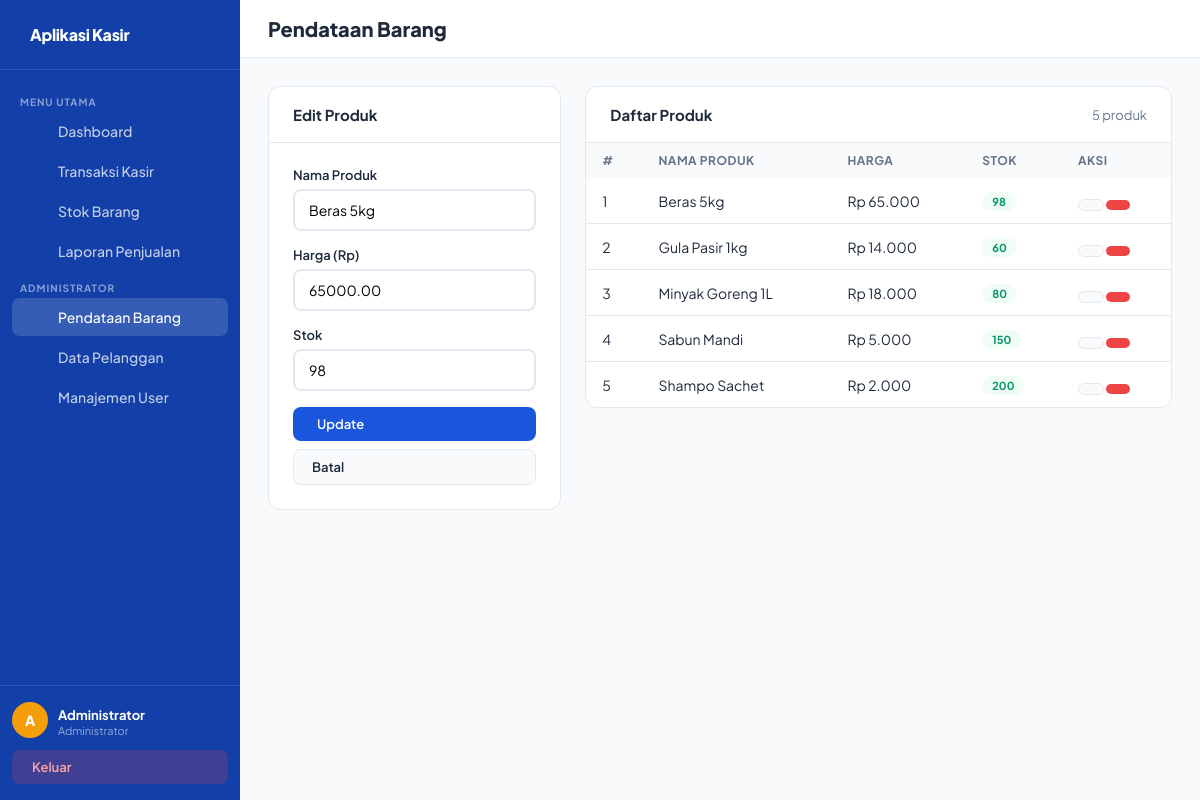
The page /pages/produk.php?edit=1 (signed in) on the database its author committed.
### tables this page shows
CREATE TABLE `produk` (
  `ProdukID` int NOT NULL,
  `NamaProduk` varchar(255) NOT NULL,
  `Harga` decimal(10,2) NOT NULL DEFAULT '0.00',
  `Stok` int NOT NULL DEFAULT '0'
);

### config/database.php (called while the page is built, shortened)
<?php
class Database {
    private static $instance = null;
    private $conn;
    private function __construct() {
        $this->conn = new mysqli(DB_HOST, DB_USER, DB_PASS, DB_NAME);
        $this->conn->set_charset("utf8mb4");
    }
    public static function getInstance(): Database {
        if (!self::$instance) {
            self::$instance = new Database();
        }
        return self::$instance;
    }
    public function getConn(): mysqli {
        return $this->conn;
    }
}

### classes/Produk.php (called while the page is built, shortened)
<?php
require_once __DIR__ . '/../config/database.php';
class Produk {
    private $conn;
    public function __construct() {
        $this->conn = Database::getInstance()->getConn();
    }
    public function getAll(): array {
        $result = $this->conn->query("SELECT * FROM produk ORDER BY NamaProduk");
        return $result->fetch_all(MYSQLI_ASSOC);
    }
    public function getById(int $id): ?array {
        $stmt = $this->conn->prepare("SELECT * FROM produk WHERE ProdukID = ?");
        $stmt->bind_param("i", $id);
        $stmt->execute();
        $row = $stmt->get_result()->fetch_assoc();
        return $row ?: null;
    }
}

### pages/produk.php (the view, shortened to what this page needs)
<?php
require_once '../classes/Produk.php';
$produkObj = new Produk();
$edit = null;
if (isset($_GET['edit'])) {
    $edit = $produkObj->getById((int)$_GET['edit']);
}
$list = $produkObj->getAll();
include '../includes/header.php';
?>
<div class="topbar"><h1><i class="ph-bold ph-tag"></i> Pendataan Barang</h1></div>
<div class="content">
<div style="display:grid;grid-template-columns:1fr 2fr;gap:24px;align-items:start">
  <div class="card">
    <div class="card-header"><h2><?= $edit ? '<i class="ph-bold ph-pencil-simple"></i> Edit Produk' : '<i class="ph-bold ph-plus"></i> Tambah Produk' ?></h2></div>
    <div class="card-body">
    <form method="POST">
      <div class="form-group">
        <label>Nama Produk</label>
        <input type="text" name="nama" class="form-control" required
               value="<?= htmlspecialchars($edit['NamaProduk'] ?? '') ?>">
      </div>
      <div class="form-group">
        <label>Harga (Rp)</label>
        <input type="number" name="harga" class="form-control" min="0" step="100" required
               value="<?= $edit['Harga'] ?? '' ?>">
      </div>
      <div class="form-group">
        <label>Stok</label>
        <input type="number" name="stok" class="form-control" min="0" required
               value="<?= $edit['Stok'] ?? '' ?>">
      </div>
      <?php if ($edit): ?>
        <button name="update" class="btn btn-primary" style="width:100%"><i class="ph-bold ph-floppy-disk"></i> Update</button>
        <a href="produk.php" class="btn btn-secondary" style="width:100%;margin-top:8px;text-align:center">Batal</a>
      <?php else: ?>
        <button name="simpan" class="btn btn-primary" style="width:100%"><i class="ph-bold ph-plus"></i> Tambah</button>
      <?php endif; ?>
    </form>
    </div>
  </div>
  <div class="card">
    <div class="card-header"><h2>Daftar Produk</h2>
      <span style="font-size:13px;color:var(--muted)"><?= count($list) ?> produk</span>
    </div>
    <table>
      <thead><tr><th>#</th><th>Nama Produk</th><th>Harga</th><th>Stok</th><th>Aksi</th></tr></thead>
      <tbody>
      <?php foreach ($list as $i => $p): ?>
        <tr>
          <td><?= $i+1 ?></td>
          <td><?= htmlspecialchars($p['NamaProduk']) ?></td>
          <td>Rp <?= number_format($p['Harga'],0,',','.') ?></td>
          <td><span class="badge <?= $p['Stok']<10?'badge-red':'badge-green' ?>"><?= $p['Stok'] ?></span></td>
          <td>
            <a href="?edit=<?= $p['ProdukID'] ?>" class="btn btn-secondary btn-sm"><i class="ph-bold ph-pencil-simple"></i></a>
            <a href="?hapus=<?= $p['ProdukID'] ?>" class="btn btn-danger btn-sm"
               onclick="return confirm('Hapus produk ini?')"><i class="ph-bold ph-trash"></i></a>
          </td>
        </tr>
      <?php endforeach; ?>
      </tbody>
    </table>
  </div>
</div>
</div>
<?php include '../includes/footer.php'; ?>

### includes/header.php (style rules this page uses)
*, *::before, *::after { box-sizing: border-box; margin: 0; padding: 0; }
:root { --brand: #1a56db; --brand-dark: #1340a8; --brand-light: #eff6ff; --accent: #f59e0b; --bg: #f8fafc; --white: #fff; --text: #1e293b; --muted: #64748b; --border: #e2e8f0; --danger: #ef4444; --success: #10b981; --warning: #f59e0b; --sidebar-w: 240px; --radius: 12px; }
body { font-family: 'Plus Jakarta Sans', sans-serif; background: var(--bg); color: var(--text); display: flex; min-height: 100vh; }
.topbar { background: var(--white); border-bottom: 1px solid var(--border); padding: 16px 28px; display: flex; align-items: center; justify-content: space-between; }
.topbar h1 { font-size: 20px; font-weight: 800; }
.content { padding: 28px; flex: 1; }
.card { background: var(--white); border-radius: var(--radius); border: 1px solid var(--border); overflow: hidden; }
.card-header { padding: 18px 24px; border-bottom: 1px solid var(--border); display: flex; align-items: center; justify-content: space-between; }
.card-header h2 { font-size: 15px; font-weight: 700; }
.card-body { padding: 24px; }
table { width: 100%; border-collapse: collapse; font-size: 14px; }
th { background: var(--bg); padding: 10px 16px; text-align: left; font-size: 12px; font-weight: 700; color: var(--muted); text-transform: uppercase; letter-spacing: .5px; }
td { padding: 12px 16px; border-bottom: 1px solid var(--border); vertical-align: middle; }
tr:last-child td { border-bottom: none; }
.badge { display: inline-block; padding: 3px 10px; border-radius: 99px; font-size: 11px; font-weight: 700; }
.badge-green { background: #f0fdf4; color: #059669; }
.btn { display: inline-flex; align-items: center; gap: 6px; padding: 9px 18px; border-radius: 8px; font-family: inherit; font-size: 13px; font-weight: 600; cursor: pointer; border: none; text-decoration: none; transition: all .15s; }
.btn-primary { background: var(--brand); color: #fff; }
.btn-danger { background: var(--danger); color: #fff; }
.btn-secondary { background: var(--bg); color: var(--text); border: 1px solid var(--border); }
.btn-sm { padding: 5px 12px; font-size: 12px; border-radius: 6px; }
.form-group { margin-bottom: 16px; }
.form-group label { display: block; font-size: 13px; font-weight: 600; margin-bottom: 6px; }
.form-control { width: 100%; padding: 10px 14px; border: 2px solid var(--border); border-radius: 8px; font-family: inherit; font-size: 14px; outline: none; transition: border .2s; }

### rows shown on the page
produk: nama "Beras 5kg", harga "65000.00", stok "98", NamaProduk "Beras 5kg", Harga "65.000", Stok "98"
produk: NamaProduk "Gula Pasir 1kg", Harga "14.000", Stok "60"
produk: NamaProduk "Minyak Goreng 1L", Harga "18.000", Stok "80"
produk: NamaProduk "Sabun Mandi", Harga "5.000", Stok "150"
produk: NamaProduk "Shampo Sachet", Harga "2.000", Stok "200"

### other values the page prints
substr($nama,0,1) "A"
$nama "Administrator"
$role "Administrator"
count($list) "5"
